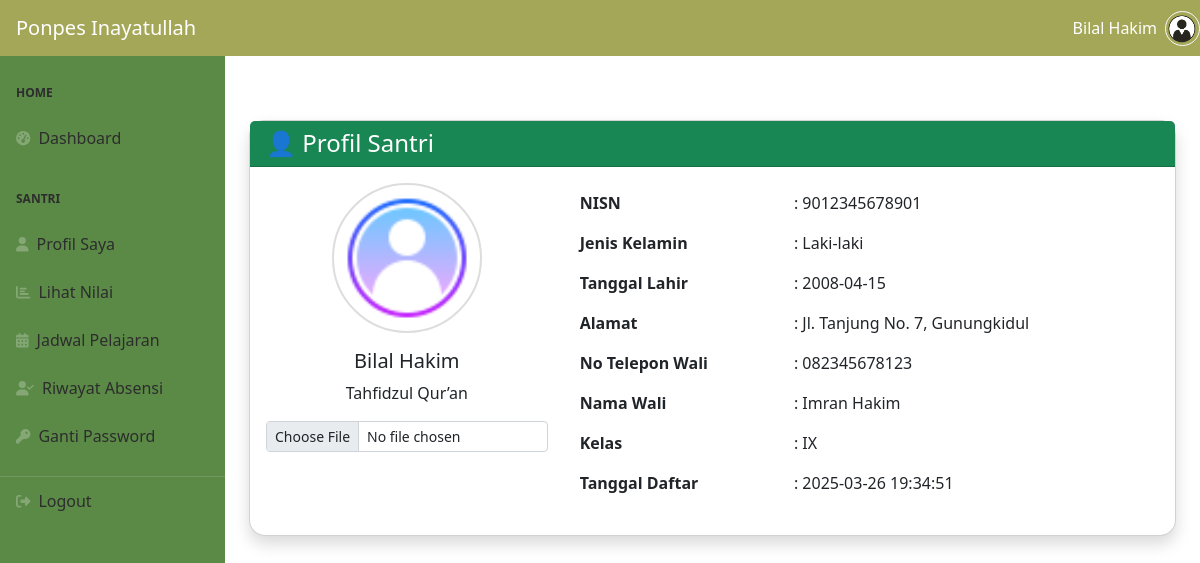
Page /santri/profil.php (signed in) on the committed database.
### tables this page shows
CREATE TABLE `users` (
  `id_user` int NOT NULL,
  `username` varchar(50) NOT NULL,
  `password` varchar(255) NOT NULL,
  `role` enum('admin','guru','santri') NOT NULL,
  `id_admin` int DEFAULT NULL,
  `id_guru` int DEFAULT NULL,
  `id_santri` int DEFAULT NULL,
  `status` enum('Aktif','Tidak Aktif') DEFAULT 'Aktif',
  `created_at` timestamp NULL DEFAULT CURRENT_TIMESTAMP
);

CREATE TABLE `santri` (
  `id_santri` int NOT NULL,
  `nama_santri` varchar(100) NOT NULL,
  `nisn` varchar(15) DEFAULT NULL,
  `tanggal_lahir` date DEFAULT NULL,
  `alamat` text,
  `jenis_kelamin` enum('Laki-laki','Perempuan') DEFAULT NULL,
  `no_telepon_wali` varchar(15) DEFAULT NULL,
  `nama_wali_santri` varchar(100) DEFAULT NULL,
  `kelas` varchar(10) DEFAULT NULL,
  `program_pendidikan` varchar(50) DEFAULT NULL,
  `status_santri` varchar(20) DEFAULT NULL,
  `foto` varchar(255) DEFAULT NULL,
  `tanggal_daftar` timestamp NULL DEFAULT CURRENT_TIMESTAMP
);

### config.php (called while the page is built, shortened)
<?php
$main_url = "http://localhost/ppinayatullah2";
?>

### santri/profil.php (the view, shortened to what this page needs)
<?php
require_once "../config.php";
$id_santri = $_SESSION['id_santri'];
$q = mysqli_query($conn, "SELECT * FROM santri WHERE id_santri = '$id_santri'");
$data = mysqli_fetch_assoc($q);
$foto = $data['foto'] ?: 'default.png';
$lokasiFoto = "../image/$foto";
if (!file_exists($lokasiFoto) || empty($data['foto'])) {
    $lokasiFoto = "../image/default-user.png";
}
require_once "template/header.php";
require_once "template/navbar.php";
require_once "template/side-bar.php";
?>
<div id="layoutSidenav_content">
    <main class="container-fluid px-4 mt-4">
        <div class="card shadow rounded-4">
            <div class="card-header bg-success text-white">
                <h4 class="mb-0">👤 Profil Santri</h4>
            </div>
            <div class="card-body row">
                <div class="col-md-4 text-center">
                    <img src="<?= $lokasiFoto ?>" alt="Foto Profil" class="profile-img mb-3" id="previewFoto">
                    <h5><?= htmlspecialchars($data['nama_santri']) ?></h5>
                    <p><?= htmlspecialchars($data['program_pendidikan']) ?></p>
                    <input type="file" id="uploadFoto" class="form-control form-control-sm" accept="image/*">
                </div>
                <div class="col-md-8">
                    <table class="table table-borderless">
                        <tr><th>NISN</th><td>: <?= htmlspecialchars($data['nisn']) ?></td></tr>
                        <tr><th>Jenis Kelamin</th><td>: <?= htmlspecialchars($data['jenis_kelamin']) ?></td></tr>
                        <tr><th>Tanggal Lahir</th><td>: <?= htmlspecialchars($data['tanggal_lahir']) ?></td></tr>
                        <tr><th>Alamat</th><td>: <?= nl2br(htmlspecialchars($data['alamat'])) ?></td></tr>
                        <tr><th>No Telepon Wali</th><td>: <?= htmlspecialchars($data['no_telepon_wali']) ?></td></tr>
                        <tr><th>Nama Wali</th><td>: <?= htmlspecialchars($data['nama_wali_santri']) ?></td></tr>
                        <tr><th>Kelas</th><td>: <?= htmlspecialchars($data['kelas']) ?></td></tr>
                        <tr><th>Tanggal Daftar</th><td>: <?= htmlspecialchars($data['tanggal_daftar']) ?></td></tr>
                    </table>
                </div>
            </div>
        </div>
    </main>
</div>

### santri/template/header.php (shortened to what this page needs)
<?php
    $base_url = '../sbadmin/';
?>
<!DOCTYPE html>
<html lang="id">
    <head>
        <link href="https://cdn.jsdelivr.net/npm/simple-datatables@7.1.2/dist/style.min.css" rel="stylesheet" />
        <link href="<?= $base_url ?>css/styles.css" rel="stylesheet" />
    </head>

### santri/template/navbar.php (shortened to what this page needs)
<body class="sb-nav-fixed" style="padding-top: 40px;">
<?php
require_once "../config.php";
$id_santri = $_SESSION['id_santri'];
$query = mysqli_query($conn, "SELECT users.username, santri.nama_santri, santri.nisn, santri.alamat, santri.jenis_kelamin, santri.program_pendidikan, santri.foto
                              FROM users
                              JOIN santri ON users.id_santri = santri.id_santri
                              WHERE santri.id_santri = '$id_santri'") or die(mysqli_error($conn));
$profile = mysqli_fetch_assoc($query);
$foto = $main_url . "/image/default.png";
?>
<nav class="sb-topnav navbar navbar-expand navbar-dark custom-navbar">
    <a class="navbar-brand ps-3" href="<?= $main_url ?>santri/index.php">Ponpes Inayatullah</a>
    <div class="ms-auto d-flex align-items-center">
        <span class="text-white me-2 text-capitalize"><?= htmlspecialchars($profile['nama_santri']) ?></span>
        <img src="<?= $foto ?>" alt="Foto Profil" width="35" height="35"
             class="rounded-circle border border-light" style="object-fit: cover;">
    </div>
</nav>

### santri/template/side-bar.php (shortened to what this page needs)
<div id="layoutSidenav">
    <div id="layoutSidenav_nav">
        <nav class="sb-sidenav accordion sb-sidenav-dark" id="sidenavAccordion">
            <div class="sb-sidenav-menu">
                <div class="nav">
                    <div class="sb-sidenav-menu-heading">Home</div>
                    <a class="nav-link" href="<?= $main_url ?>/santri/index.php">
                        <div class="sb-nav-link-icon"><i class="fas fa-tachometer-alt"></i></div>
                        Dashboard
                    </a>
                    <div class="sb-sidenav-menu-heading">Santri</div>
                    <a class="nav-link" href="<?= $main_url ?>/santri/profil.php">
                        <div class="sb-nav-link-icon"><i class="fas fa-user"></i></div>
                        Profil Saya
                    </a>
                    <a class="nav-link" href="<?= $main_url ?>/santri/raport.php">
                        <div class="sb-nav-link-icon"><i class="fas fa-chart-bar"></i></div>
                        Lihat Nilai
                    </a>
                    <a class="nav-link" href="<?= $main_url ?>/santri/jadwal.php">
                        <div class="sb-nav-link-icon"><i class="fas fa-calendar-alt"></i></div>
                        Jadwal Pelajaran
                    </a>
                    <a class="nav-link" href="<?= $main_url ?>/santri/rekap_absen.php">
                        <div class="sb-nav-link-icon"><i class="fas fa-user-check"></i></div>
                        Riwayat Absensi
                    </a>
                    <a class="nav-link" href="<?= $main_url ?>/admin/ganti_password.php">
                        <div class="sb-nav-link-icon"><i class="fas fa-key"></i></div>
                        Ganti Password
                    </a>
                    <hr class="mb-0">
                    <a class="nav-link" href="<?= $main_url ?>/logout.php" onclick="return confirm('Yakin ingin logout?')">
                        <div class="sb-nav-link-icon"><i class="fas fa-sign-out-alt"></i></div>
                        Logout
                    </a>
                </div>
            </div>
        </nav>
    </div>

### santri/template/navbar.php (style rules this page uses)
.custom-navbar { background-color: rgb(164, 167, 88) !important; }

### santri/template/side-bar.php (style rules this page uses)
.sb-sidenav-dark { background-color: rgb(91, 138, 71) !important; }
.sb-sidenav-dark .nav-link, .sb-sidenav-dark .sb-sidenav-menu-heading { color: #2D2D2D !important; }

### santri/profil.php (style rules this page uses)
.profile-img { width: 150px; height: 150px; object-fit: cover; border-radius: 50%; border: 2px solid #ddd; }

### rows in the picture
users: id_santri.nama_santri "Bilal Hakim"
santri: nama_santri "Bilal Hakim", program_pendidikan "Tahfidzul Qur’an", nisn "9012345678901", jenis_kelamin "Laki-laki", tanggal_lahir "2008-04-15", alamat "Jl. Tanjung No. 7, Gunungkidul", no_telepon_wali "082345678123", nama_wali_santri "Imran Hakim", kelas "IX", tanggal_daftar "2025-03-26 19:34:51"
